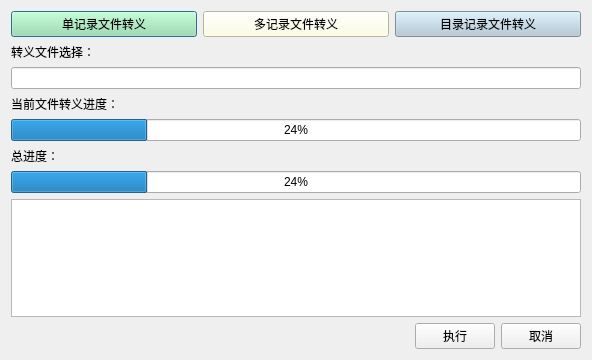
<?xml version="1.0" encoding="UTF-8"?>
<ui version="4.0">
 <class>Dialog</class>
 <widget class="QDialog" name="Dialog">
  <property name="geometry">
   <rect>
    <x>0</x>
    <y>0</y>
    <width>592</width>
    <height>360</height>
   </rect>
  </property>
  <property name="windowTitle">
   <string>Dialog</string>
  </property>
  <layout class="QVBoxLayout" name="verticalLayout">
   <item>
    <layout class="QHBoxLayout" name="horizontalLayout">
     <item>
      <widget class="QPushButton" name="btnSingleFileTrans">
       <property name="minimumSize">
        <size>
         <width>0</width>
         <height>0</height>
        </size>
       </property>
       <property name="styleSheet">
        <string notr="true">background-color: rgb(158, 229, 167);</string>
       </property>
       <property name="text">
        <string>单记录文件转义</string>
       </property>
       <property name="default">
        <bool>false</bool>
       </property>
      </widget>
     </item>
     <item>
      <widget class="QPushButton" name="btnMultiFileTrans">
       <property name="styleSheet">
        <string notr="true">background-color: rgb(255, 255, 222);</string>
       </property>
       <property name="text">
        <string>多记录文件转义</string>
       </property>
      </widget>
     </item>
     <item>
      <widget class="QPushButton" name="btnDirFileTrans">
       <property name="styleSheet">
        <string notr="true">background-color: rgb(176, 199, 213);</string>
       </property>
       <property name="text">
        <string>目录记录文件转义</string>
       </property>
       <property name="flat">
        <bool>false</bool>
       </property>
      </widget>
     </item>
    </layout>
   </item>
   <item>
    <widget class="QLabel" name="label">
     <property name="text">
      <string>转义文件选择：</string>
     </property>
    </widget>
   </item>
   <item>
    <widget class="QLineEdit" name="ledC3ATOPath"/>
   </item>
   <item>
    <widget class="QLabel" name="label_2">
     <property name="text">
      <string>当前文件转义进度：</string>
     </property>
    </widget>
   </item>
   <item>
    <widget class="QProgressBar" name="barCurC3ATOProcess">
     <property name="value">
      <number>24</number>
     </property>
    </widget>
   </item>
   <item>
    <widget class="QLabel" name="label_3">
     <property name="text">
      <string>总进度：</string>
     </property>
    </widget>
   </item>
   <item>
    <widget class="QProgressBar" name="barAllC3ATOProcess">
     <property name="value">
      <number>24</number>
     </property>
    </widget>
   </item>
   <item>
    <widget class="QTextEdit" name="textC3ATOProcess"/>
   </item>
   <item>
    <layout class="QHBoxLayout" name="horizontalLayout_2" stretch="0,0,0">
     <property name="sizeConstraint">
      <enum>QLayout::SetDefaultConstraint</enum>
     </property>
     <item>
      <spacer name="horizontalSpacer">
       <property name="orientation">
        <enum>Qt::Horizontal</enum>
       </property>
       <property name="sizeHint" stdset="0">
        <size>
         <width>40</width>
         <height>20</height>
        </size>
       </property>
      </spacer>
     </item>
     <item>
      <widget class="QPushButton" name="btnOK">
       <property name="sizePolicy">
        <sizepolicy hsizetype="Fixed" vsizetype="Fixed">
         <horstretch>0</horstretch>
         <verstretch>0</verstretch>
        </sizepolicy>
       </property>
       <property name="text">
        <string>执行</string>
       </property>
      </widget>
     </item>
     <item>
      <widget class="QPushButton" name="btnCancel">
       <property name="sizePolicy">
        <sizepolicy hsizetype="Fixed" vsizetype="Fixed">
         <horstretch>0</horstretch>
         <verstretch>0</verstretch>
        </sizepolicy>
       </property>
       <property name="text">
        <string>取消</string>
       </property>
       <property name="flat">
        <bool>false</bool>
       </property>
      </widget>
     </item>
    </layout>
   </item>
  </layout>
 </widget>
 <resources/>
 <connections/>
</ui>
